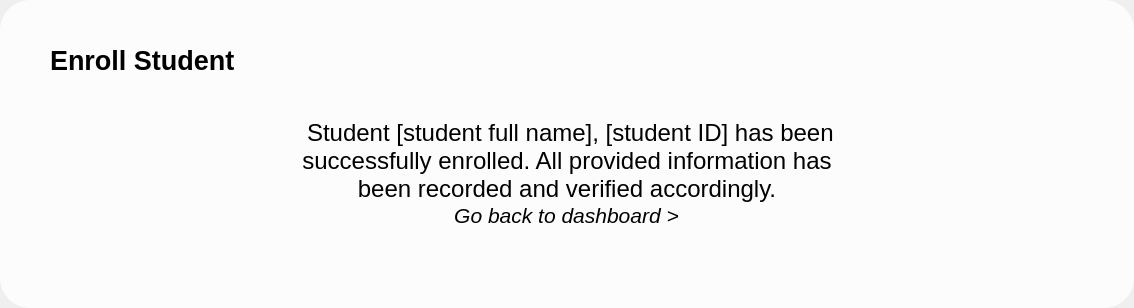
      <widget class="QWidget" name="confirmationPage">
       <layout class="QHBoxLayout" name="horizontalLayout_15">
        <property name="spacing">
         <number>0</number>
        </property>
        <property name="leftMargin">
         <number>0</number>
        </property>
        <property name="topMargin">
         <number>0</number>
        </property>
        <property name="rightMargin">
         <number>0</number>
        </property>
        <property name="bottomMargin">
         <number>0</number>
        </property>
        <item>
         <widget class="QFrame" name="frame_17">
          <property name="styleSheet">
           <string notr="true">background-color: white;
background-color: rgba(255, 255, 255, 0.8);
border-radius: 30;

</string>
          </property>
          <property name="frameShape">
           <enum>QFrame::NoFrame</enum>
          </property>
          <layout class="QVBoxLayout" name="verticalLayout_9">
           <property name="spacing">
            <number>0</number>
           </property>
           <property name="leftMargin">
            <number>0</number>
           </property>
           <property name="topMargin">
            <number>10</number>
           </property>
           <property name="rightMargin">
            <number>0</number>
           </property>
           <property name="bottomMargin">
            <number>30</number>
           </property>
           <item>
            <widget class="QFrame" name="frame_18">
             <property name="styleSheet">
              <string notr="true">background-color: transparent;</string>
             </property>
             <property name="frameShape">
              <enum>QFrame::NoFrame</enum>
             </property>
             <layout class="QHBoxLayout" name="horizontalLayout_13">
              <property name="leftMargin">
               <number>50</number>
              </property>
              <property name="topMargin">
               <number>0</number>
              </property>
              <property name="rightMargin">
               <number>30</number>
              </property>
              <item>
               <widget class="QLabel" name="label_9">
                <property name="font">
                 <font>
                  <pointsize>20</pointsize>
                  <bold>true</bold>
                 </font>
                </property>
                <property name="styleSheet">
                 <string notr="true"/>
                </property>
                <property name="text">
                 <string>Enroll Student</string>
                </property>
               </widget>
              </item>
              <item>
               <spacer name="horizontalSpacer_6">
                <property name="orientation">
                 <enum>Qt::Horizontal</enum>
                </property>
                <property name="sizeHint" stdset="0">
                 <size>
                  <width>40</width>
                  <height>20</height>
                 </size>
                </property>
               </spacer>
              </item>
              <item>
               <widget class="QLabel" name="label_10">
                <property name="minimumSize">
                 <size>
                  <width>200</width>
                  <height>100</height>
                 </size>
                </property>
                <property name="maximumSize">
                 <size>
                  <width>200</width>
                  <height>100</height>
                 </size>
                </property>
                <property name="text">
                 <string/>
                </property>
                <property name="pixmap">
                 <pixmap>../assets/images/appLogo.png</pixmap>
                </property>
                <property name="scaledContents">
                 <bool>true</bool>
                </property>
               </widget>
              </item>
             </layout>
            </widget>
           </item>
           <item>
            <widget class="QFrame" name="frame_19">
             <property name="sizePolicy">
              <sizepolicy hsizetype="Preferred" vsizetype="Expanding">
               <horstretch>0</horstretch>
               <verstretch>0</verstretch>
              </sizepolicy>
             </property>
             <property name="styleSheet">
              <string notr="true">background-color: transparent;</string>
             </property>
             <property name="frameShape">
              <enum>QFrame::NoFrame</enum>
             </property>
             <layout class="QVBoxLayout" name="verticalLayout_10">
              <property name="spacing">
               <number>50</number>
              </property>
              <property name="leftMargin">
               <number>300</number>
              </property>
              <property name="topMargin">
               <number>0</number>
              </property>
              <property name="rightMargin">
               <number>300</number>
              </property>
              <property name="bottomMargin">
               <number>0</number>
              </property>
              <item alignment="Qt::AlignVCenter">
               <widget class="QLabel" name="confirmLabel">
                <property name="font">
                 <font>
                  <pointsize>18</pointsize>
                 </font>
                </property>
                <property name="text">
                 <string> Student [student full name], [student ID] has been successfully enrolled. All provided information has been recorded and verified accordingly.</string>
                </property>
                <property name="alignment">
                 <set>Qt::AlignCenter</set>
                </property>
                <property name="wordWrap">
                 <bool>true</bool>
                </property>
               </widget>
              </item>
             </layout>
            </widget>
           </item>
           <item alignment="Qt::AlignBottom">
            <widget class="QFrame" name="frame_22">
             <property name="sizePolicy">
              <sizepolicy hsizetype="Preferred" vsizetype="Expanding">
               <horstretch>0</horstretch>
               <verstretch>0</verstretch>
              </sizepolicy>
             </property>
             <property name="styleSheet">
              <string notr="true">background-color: transparent;</string>
             </property>
             <property name="frameShape">
              <enum>QFrame::NoFrame</enum>
             </property>
             <layout class="QHBoxLayout" name="horizontalLayout_14">
              <property name="spacing">
               <number>0</number>
              </property>
              <property name="leftMargin">
               <number>50</number>
              </property>
              <property name="topMargin">
               <number>0</number>
              </property>
              <property name="rightMargin">
               <number>50</number>
              </property>
              <property name="bottomMargin">
               <number>50</number>
              </property>
              <item alignment="Qt::AlignHCenter|Qt::AlignBottom">
               <widget class="QPushButton" name="goBacktoDasboardBtn">
                <property name="sizePolicy">
                 <sizepolicy hsizetype="Preferred" vsizetype="Preferred">
                  <horstretch>0</horstretch>
                  <verstretch>0</verstretch>
                 </sizepolicy>
                </property>
                <property name="font">
                 <font>
                  <pointsize>16</pointsize>
                  <italic>true</italic>
                  <bold>false</bold>
                  <underline>false</underline>
                 </font>
                </property>
                <property name="styleSheet">
                 <string notr="true"/>
                </property>
                <property name="text">
                 <string>Go back to dashboard &gt;</string>
                </property>
               </widget>
              </item>
             </layout>
            </widget>
           </item>
          </layout>
         </widget>
        </item>
       </layout>
      </widget>
